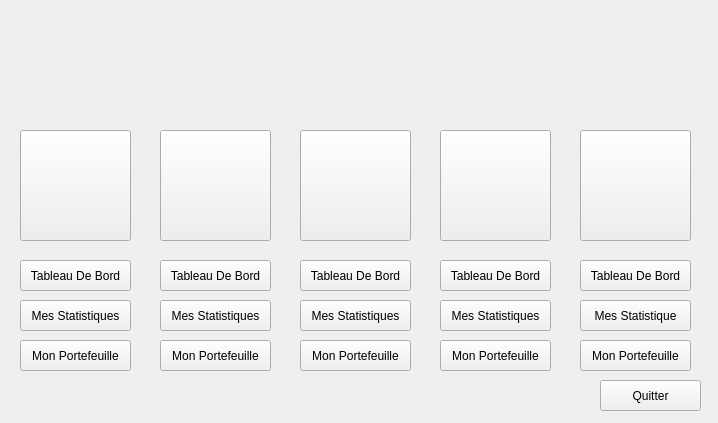
<?xml version="1.0" encoding="UTF-8"?>
<ui version="4.0">
 <class>AnyPoolLauncherClass</class>
 <widget class="QWidget" name="AnyPoolLauncherClass">
  <property name="geometry">
   <rect>
    <x>0</x>
    <y>0</y>
    <width>718</width>
    <height>423</height>
   </rect>
  </property>
  <property name="windowTitle">
   <string>AnyPoolLauncher</string>
  </property>
  <property name="windowIcon">
   <iconset resource="AnyPoolLauncher.qrc">
    <normaloff>:/AnyPoolLauncher/Resources/Deathstroke.png</normaloff>:/AnyPoolLauncher/Resources/Deathstroke.png</iconset>
  </property>
  <widget class="QPushButton" name="GraftButton">
   <property name="geometry">
    <rect>
     <x>20</x>
     <y>130</y>
     <width>111</width>
     <height>111</height>
    </rect>
   </property>
   <property name="text">
    <string/>
   </property>
   <property name="icon">
    <iconset resource="AnyPoolLauncher.qrc">
     <normaloff>:/AnyPoolLauncher/Resources/GraftLogo.png</normaloff>:/AnyPoolLauncher/Resources/GraftLogo.png</iconset>
   </property>
   <property name="iconSize">
    <size>
     <width>100</width>
     <height>100</height>
    </size>
   </property>
  </widget>
  <widget class="QPushButton" name="SumokoinButton">
   <property name="geometry">
    <rect>
     <x>160</x>
     <y>130</y>
     <width>111</width>
     <height>111</height>
    </rect>
   </property>
   <property name="text">
    <string/>
   </property>
   <property name="icon">
    <iconset resource="AnyPoolLauncher.qrc">
     <normaloff>:/AnyPoolLauncher/Resources/SumokoinLogo.jpg</normaloff>:/AnyPoolLauncher/Resources/SumokoinLogo.jpg</iconset>
   </property>
   <property name="iconSize">
    <size>
     <width>100</width>
     <height>100</height>
    </size>
   </property>
  </widget>
  <widget class="QPushButton" name="StelliteButton">
   <property name="geometry">
    <rect>
     <x>300</x>
     <y>130</y>
     <width>111</width>
     <height>111</height>
    </rect>
   </property>
   <property name="text">
    <string/>
   </property>
   <property name="icon">
    <iconset resource="AnyPoolLauncher.qrc">
     <normaloff>:/AnyPoolLauncher/Resources/StelliteLogo.jpg</normaloff>:/AnyPoolLauncher/Resources/StelliteLogo.jpg</iconset>
   </property>
   <property name="iconSize">
    <size>
     <width>100</width>
     <height>100</height>
    </size>
   </property>
  </widget>
  <widget class="QPushButton" name="MasariButton">
   <property name="geometry">
    <rect>
     <x>440</x>
     <y>130</y>
     <width>111</width>
     <height>111</height>
    </rect>
   </property>
   <property name="text">
    <string/>
   </property>
   <property name="icon">
    <iconset resource="AnyPoolLauncher.qrc">
     <normaloff>:/AnyPoolLauncher/Resources/MAsariLogo.png</normaloff>:/AnyPoolLauncher/Resources/MAsariLogo.png</iconset>
   </property>
   <property name="iconSize">
    <size>
     <width>100</width>
     <height>100</height>
    </size>
   </property>
  </widget>
  <widget class="QPushButton" name="HavenButton">
   <property name="geometry">
    <rect>
     <x>580</x>
     <y>130</y>
     <width>111</width>
     <height>111</height>
    </rect>
   </property>
   <property name="text">
    <string/>
   </property>
   <property name="icon">
    <iconset resource="AnyPoolLauncher.qrc">
     <normaloff>:/AnyPoolLauncher/Resources/Haven Logo.png</normaloff>:/AnyPoolLauncher/Resources/Haven Logo.png</iconset>
   </property>
   <property name="iconSize">
    <size>
     <width>100</width>
     <height>100</height>
    </size>
   </property>
  </widget>
  <widget class="QPushButton" name="Quitter">
   <property name="geometry">
    <rect>
     <x>600</x>
     <y>380</y>
     <width>101</width>
     <height>31</height>
    </rect>
   </property>
   <property name="text">
    <string>Quitter</string>
   </property>
  </widget>
  <widget class="QLabel" name="Logo">
   <property name="geometry">
    <rect>
     <x>180</x>
     <y>20</y>
     <width>371</width>
     <height>81</height>
    </rect>
   </property>
   <property name="frameShape">
    <enum>QFrame::NoFrame</enum>
   </property>
   <property name="text">
    <string/>
   </property>
   <property name="pixmap">
    <pixmap resource="AnyPoolLauncher.qrc">:/AnyPoolLauncher/Resources/logoAnypool.png</pixmap>
   </property>
   <property name="scaledContents">
    <bool>true</bool>
   </property>
  </widget>
  <widget class="QPushButton" name="TBGraft">
   <property name="geometry">
    <rect>
     <x>20</x>
     <y>260</y>
     <width>111</width>
     <height>31</height>
    </rect>
   </property>
   <property name="text">
    <string>Tableau De Bord</string>
   </property>
  </widget>
  <widget class="QPushButton" name="StatGraft">
   <property name="geometry">
    <rect>
     <x>20</x>
     <y>300</y>
     <width>111</width>
     <height>31</height>
    </rect>
   </property>
   <property name="text">
    <string>Mes Statistiques</string>
   </property>
  </widget>
  <widget class="QPushButton" name="TBSumokoin">
   <property name="geometry">
    <rect>
     <x>160</x>
     <y>260</y>
     <width>111</width>
     <height>31</height>
    </rect>
   </property>
   <property name="text">
    <string>Tableau De Bord</string>
   </property>
  </widget>
  <widget class="QPushButton" name="StatSumokoin">
   <property name="geometry">
    <rect>
     <x>160</x>
     <y>300</y>
     <width>111</width>
     <height>31</height>
    </rect>
   </property>
   <property name="text">
    <string>Mes Statistiques</string>
   </property>
  </widget>
  <widget class="QPushButton" name="TBStellite">
   <property name="geometry">
    <rect>
     <x>300</x>
     <y>260</y>
     <width>111</width>
     <height>31</height>
    </rect>
   </property>
   <property name="text">
    <string>Tableau De Bord</string>
   </property>
  </widget>
  <widget class="QPushButton" name="StatStellite">
   <property name="geometry">
    <rect>
     <x>300</x>
     <y>300</y>
     <width>111</width>
     <height>31</height>
    </rect>
   </property>
   <property name="text">
    <string>Mes Statistiques</string>
   </property>
  </widget>
  <widget class="QPushButton" name="TBMasari">
   <property name="geometry">
    <rect>
     <x>440</x>
     <y>260</y>
     <width>111</width>
     <height>31</height>
    </rect>
   </property>
   <property name="text">
    <string>Tableau De Bord</string>
   </property>
  </widget>
  <widget class="QPushButton" name="StatMasari">
   <property name="geometry">
    <rect>
     <x>440</x>
     <y>300</y>
     <width>111</width>
     <height>31</height>
    </rect>
   </property>
   <property name="text">
    <string>Mes Statistiques</string>
   </property>
  </widget>
  <widget class="QPushButton" name="TBHaven">
   <property name="geometry">
    <rect>
     <x>580</x>
     <y>260</y>
     <width>111</width>
     <height>31</height>
    </rect>
   </property>
   <property name="text">
    <string>Tableau De Bord</string>
   </property>
  </widget>
  <widget class="QPushButton" name="StatHaven">
   <property name="geometry">
    <rect>
     <x>580</x>
     <y>300</y>
     <width>111</width>
     <height>31</height>
    </rect>
   </property>
   <property name="text">
    <string>Mes Statistique</string>
   </property>
  </widget>
  <widget class="QPushButton" name="PGraft">
   <property name="geometry">
    <rect>
     <x>20</x>
     <y>340</y>
     <width>111</width>
     <height>31</height>
    </rect>
   </property>
   <property name="text">
    <string>Mon Portefeuille</string>
   </property>
  </widget>
  <widget class="QPushButton" name="PSumokoin">
   <property name="geometry">
    <rect>
     <x>160</x>
     <y>340</y>
     <width>111</width>
     <height>31</height>
    </rect>
   </property>
   <property name="text">
    <string>Mon Portefeuille</string>
   </property>
  </widget>
  <widget class="QPushButton" name="PStellite">
   <property name="geometry">
    <rect>
     <x>300</x>
     <y>340</y>
     <width>111</width>
     <height>31</height>
    </rect>
   </property>
   <property name="text">
    <string>Mon Portefeuille</string>
   </property>
  </widget>
  <widget class="QPushButton" name="PMasari">
   <property name="geometry">
    <rect>
     <x>440</x>
     <y>340</y>
     <width>111</width>
     <height>31</height>
    </rect>
   </property>
   <property name="text">
    <string>Mon Portefeuille</string>
   </property>
  </widget>
  <widget class="QPushButton" name="PHaven">
   <property name="geometry">
    <rect>
     <x>580</x>
     <y>340</y>
     <width>111</width>
     <height>31</height>
    </rect>
   </property>
   <property name="text">
    <string>Mon Portefeuille</string>
   </property>
  </widget>
 </widget>
 <layoutdefault spacing="6" margin="11"/>
 <resources>
  <include location="AnyPoolLauncher.qrc"/>
 </resources>
 <connections/>
</ui>
